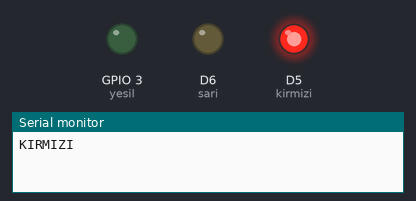
This sketch was run on a simulated ESP8266 (NodeMCU). Parts: output pins drawn as LEDs (lit = HIGH), the last lines printed to the serial monitor.

Above: at 2.0 s.
At 5.5 s:
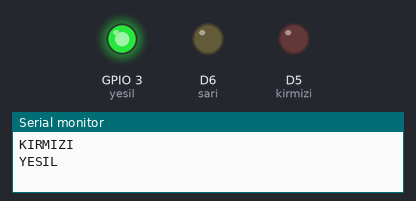
At 8.0 s:
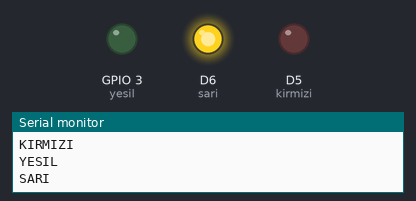
Timing chart, 0 to 11.7 s (numbered marks = the images above):
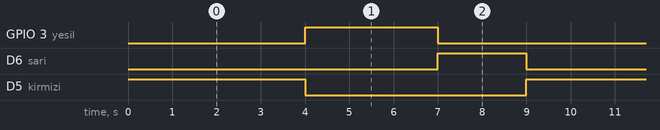

The sketch:

dk0160_trafikLambasiYazsin.ino
```cpp
/* dk0160 çözümleri — öğrenciye gösterilmez. */

// Çözüm 1: Sarı LED 1 saniye yerine 2 saniye yanar (delay(1000) -> delay(2000)).
const int kirmizi = D5;
const int sari = D6;
const int yesil = D9;

void setup() {
  pinMode(kirmizi, OUTPUT);
  pinMode(sari, OUTPUT);
  pinMode(yesil, OUTPUT);
  Serial.begin(115200);
}

void loop() {
  digitalWrite(kirmizi, HIGH);
  digitalWrite(sari, LOW);
  digitalWrite(yesil, LOW);
  Serial.println("KIRMIZI");
  delay(4000);

  digitalWrite(kirmizi, LOW);
  digitalWrite(sari, LOW);
  digitalWrite(yesil, HIGH);
  Serial.println("YESIL");
  delay(3000);

  digitalWrite(kirmizi, LOW);
  digitalWrite(sari, HIGH);
  digitalWrite(yesil, LOW);
  Serial.println("SARI");
  delay(2000);
}

/*
  Çözüm 2 (gözlem, kod yok): Sarı LED yanarken Seri Monitör'de aynı anda "SARI"
  görünür; ışık ile yazı arasında gözle görülür bir gecikme olmamalı.
*/
```

Measured:
- by itself, GPIO 3 (yesil): alternates HIGH for 3.0 s and LOW for 6.0 s
- by itself, D6 (sari): alternates HIGH for 2.0 s and LOW for 7.0 s
- by itself, D5 (kirmizi): alternates HIGH for 4.0 s and LOW for 5.0 s
